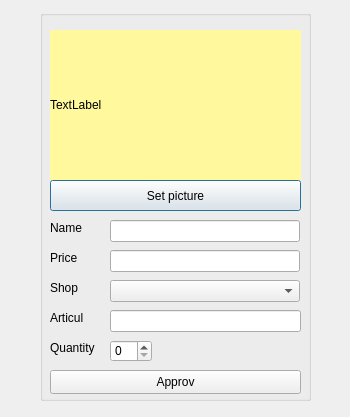
<?xml version="1.0" encoding="UTF-8"?>
<ui version="4.0">
 <class>AddProd</class>
 <widget class="QDialog" name="AddProd">
  <property name="geometry">
   <rect>
    <x>0</x>
    <y>0</y>
    <width>350</width>
    <height>417</height>
   </rect>
  </property>
  <property name="windowTitle">
   <string>Add Product</string>
  </property>
  <widget class="QGroupBox" name="groupBox">
   <property name="geometry">
    <rect>
     <x>40</x>
     <y>10</y>
     <width>271</width>
     <height>391</height>
    </rect>
   </property>
   <property name="title">
    <string/>
   </property>
   <widget class="QLabel" name="picture">
    <property name="geometry">
     <rect>
      <x>10</x>
      <y>20</y>
      <width>251</width>
      <height>150</height>
     </rect>
    </property>
    <property name="styleSheet">
     <string notr="true">background-color: rgb(255, 248, 156);</string>
    </property>
    <property name="text">
     <string>TextLabel</string>
    </property>
   </widget>
   <widget class="QLabel" name="label_2">
    <property name="geometry">
     <rect>
      <x>10</x>
      <y>210</y>
      <width>49</width>
      <height>16</height>
     </rect>
    </property>
    <property name="text">
     <string>Name</string>
    </property>
   </widget>
   <widget class="QPushButton" name="setPicBut">
    <property name="geometry">
     <rect>
      <x>10</x>
      <y>170</y>
      <width>251</width>
      <height>31</height>
     </rect>
    </property>
    <property name="text">
     <string>Set picture</string>
    </property>
   </widget>
   <widget class="QLineEdit" name="nameLd">
    <property name="geometry">
     <rect>
      <x>70</x>
      <y>210</y>
      <width>190</width>
      <height>22</height>
     </rect>
    </property>
   </widget>
   <widget class="QLabel" name="label_3">
    <property name="geometry">
     <rect>
      <x>10</x>
      <y>240</y>
      <width>49</width>
      <height>16</height>
     </rect>
    </property>
    <property name="text">
     <string>Price</string>
    </property>
   </widget>
   <widget class="QLineEdit" name="priceLd">
    <property name="geometry">
     <rect>
      <x>70</x>
      <y>240</y>
      <width>190</width>
      <height>22</height>
     </rect>
    </property>
   </widget>
   <widget class="QLabel" name="label_4">
    <property name="geometry">
     <rect>
      <x>10</x>
      <y>270</y>
      <width>49</width>
      <height>16</height>
     </rect>
    </property>
    <property name="text">
     <string>Shop</string>
    </property>
   </widget>
   <widget class="QComboBox" name="shopCb">
    <property name="geometry">
     <rect>
      <x>70</x>
      <y>270</y>
      <width>190</width>
      <height>22</height>
     </rect>
    </property>
   </widget>
   <widget class="QLabel" name="label_5">
    <property name="geometry">
     <rect>
      <x>10</x>
      <y>300</y>
      <width>49</width>
      <height>16</height>
     </rect>
    </property>
    <property name="text">
     <string>Articul</string>
    </property>
   </widget>
   <widget class="QLineEdit" name="articulLd">
    <property name="geometry">
     <rect>
      <x>70</x>
      <y>300</y>
      <width>191</width>
      <height>22</height>
     </rect>
    </property>
   </widget>
   <widget class="QPushButton" name="approvBut">
    <property name="geometry">
     <rect>
      <x>10</x>
      <y>360</y>
      <width>251</width>
      <height>24</height>
     </rect>
    </property>
    <property name="text">
     <string>Approv</string>
    </property>
   </widget>
   <widget class="QSpinBox" name="spinBox">
    <property name="geometry">
     <rect>
      <x>70</x>
      <y>330</y>
      <width>42</width>
      <height>22</height>
     </rect>
    </property>
   </widget>
   <widget class="QLabel" name="label">
    <property name="geometry">
     <rect>
      <x>10</x>
      <y>330</y>
      <width>49</width>
      <height>16</height>
     </rect>
    </property>
    <property name="text">
     <string>Quantity</string>
    </property>
   </widget>
  </widget>
 </widget>
 <resources/>
 <connections/>
</ui>
